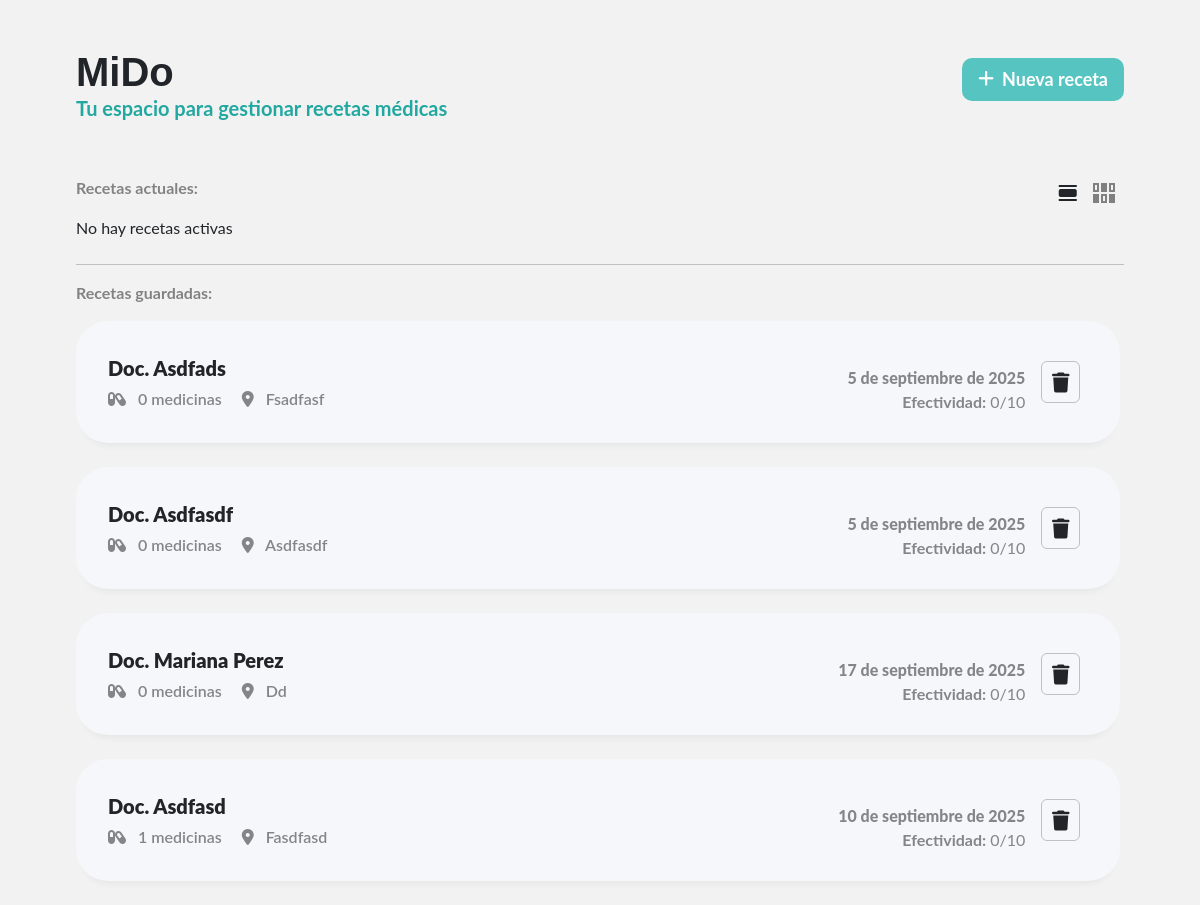
The page / on the database its author committed.
### miApp/models.py (models this page shows, shortened)
class Receta(models.Model):
    doc = models.CharField(max_length=255)
    fecha = models.DateField()
    efectividad = models.IntegerField(default=0)
    activo = models.BooleanField(default=False)
    lugar = models.CharField(max_length=100, null=True , blank=True)
    def cantidad_medicinas(self):
        return self.medicamentos.count()

### miApp/views.py (the view)
# urls.py: path('', views.index),
def index(request):
    if request.method == 'POST':
        Receta.objects.create(
            doc = request.POST.get('doc'),
            fecha = request.POST.get('fecha'),
            lugar = request.POST.get('lugar')
        )
    activos =  Receta.objects.filter(activo=True)
    lista = Receta.objects.filter(activo=False).order_by('-id')
    return render(request, "home.html",{'lista': lista, 'activos': activos})

### miApp/templates/home.html (shortened to what this page needs)
{% load static %}
<!DOCTYPE html>
<html lang="en">
<head>
    <link href="https://cdn.jsdelivr.net/npm/bootstrap@5.3.8/dist/css/bootstrap.min.css" rel="stylesheet">
    <link rel="stylesheet" href="https://cdnjs.cloudflare.com/ajax/libs/font-awesome/6.7.2/css/all.min.css">
    <link rel="stylesheet" href="{% static 'css/root.css' %}">
    <link rel="stylesheet" href="{% static 'css/home.css' %}">
    <link rel="stylesheet" href="{% static 'css/modalAgregar.css' %}">
</head>
<body>
    <div class="container container-fluid w-50 mt-5">
        <div class="top">
            <div class="texto">
            <h1>MiDo</h1>
            <h5>Tu espacio para gestionar recetas médicas</h5>
            </div>
            <button data-bs-toggle="modal" data-bs-target="#exampleModal" id="agregar" class="scl2 ">
                <i class="fa-solid fa-plus"></i>
                Nueva receta
            </button>
        </div>
        <div class="list" id="list">
            <div class="contenedor contenedor-grid">
                <p class="clasif"><b>Recetas actuales:</b></p>
                <div class="view">
                    <span class="material-symbols-outlined me-2" id="pilas">
                    </span>
                    <span class="no-select material-symbols-outlined" id="grid">
                    </span>
                </div>
            </div>
            <div class="recetas">
            {% if activos %}
            {% for receta in activos %}
           <div class="receta mt-3" data-id="{{ receta.id }}">
                <div class="receta-info1">
                    <div class="receta-doc">
                         {%  if  receta.doc|default_if_none:"" %}
                         Doc. {{ receta.doc|title }}
                        {% else %}
                        Doctor no asignado
                        {% endif %}
                    </div>
                    <div class="receta-cantidadMedicina">
                        <i class="fa-solid fa-capsules"></i>
                        <span class="span-med">{{receta.cantidad_medicinas}} medicinas</span>
                        <i class="fa-solid fa-location-dot ms-3"></i>
                        <span class="span-lugar">
                        {%  if  receta.lugar|default_if_none:"" %}
                        {{ receta.lugar|title }}
                        {% else %}
                        Lugar no asignado
                        </span>
                        {% endif %}
                    </div>
                </div>
                <div class="receta-info2">
                    <div class="detalles">
                        <p class="fecha m-0 mt-3">{{  receta.fecha|date:"j \\d\\e F \\d\\e Y"  }}</p>
                        <p class="efectividad"><b>Efectividad:</b> {{ receta.efectividad }}/10</p>
                    </div>
                    <div class="accion">
                        <button class="btn eliminar scl" onclick="event.stopPropagation(); document.getElementById('eliminarReceta-{{ receta.id }}').submit()"><i class="fa-solid fa-trash"></i></button>
                        <form
                        id="eliminarReceta-{{ receta.id }}"
                        action="eliminarReceta/"
                        method="POST">
                            {% csrf_token %}
                            <input type="hidden" name="deleteID" value="{{ receta.id }}">
                    </form>
                    </div>
                </div>
            </div>
            {% endfor %}
            {% else %}
                <p>No hay recetas activas</p>
            {% endif %}
            </div>
            <hr class="mt-4 mb-3">
            {% if lista %}
            <p class="clasif"><b>Recetas guardadas:</b></p>
            <div class="recetas">
            {% for receta in lista %}
            <div class="receta mt-3" data-id="{{ receta.id }}">
                <div class="receta-info1">
                    <div class="receta-doc">
                         {%  if  receta.doc|default_if_none:"" %}
                         Doc. {{ receta.doc|title }}
                        {% else %}
                        Doctor no asignado
                        {% endif %}
                    </div>
                    <div class="receta-cantidadMedicina">
                        <i class="fa-solid fa-capsules"></i>
                        <span class="span-med">{{receta.cantidad_medicinas}} medicinas</span>
                        <i class="fa-solid fa-location-dot ms-3"></i>
                        <span class="span-lugar">
                        {%  if  receta.lugar|default_if_none:"" %}
                        {{ receta.lugar|title }}
                        {% else %}
                        Lugar no asignado
                        </span>
                        {% endif %}
                    </div>
                </div>
                <div class="receta-info2">
                    <div class="detalles">
                        <p class="fecha m-0 mt-3">{{  receta.fecha|date:"j \\d\\e F \\d\\e Y"  }}</p>
                        <p class="efectividad"><b>Efectividad:</b> {{ receta.efectividad }}/10</p>
                    </div>
                    <div class="accion">
                        <button class="btn eliminar scl" onclick="event.stopPropagation(); document.getElementById('eliminarReceta-{{ receta.id }}').submit()"><i class="fa-solid fa-trash"></i></button>
                    </div>
                </div>
            </div>
            {% endfor %}
            {% else%}
              {% if not activos and not lista %}
                {% include 'sinRecetas.html' %}
              {% endif %}
            {% endif %}
            </div>
        </div>
    </div>
</body>
</html>

### miApp/static/css/root.css (style rules this page uses)
:root { --botones: #56C4C1; --card: #F5F7FA; --borde: #C0C0C0; --opaco: #00000076; --delete: rgb(209, 94, 52); --text: rgb(64, 163, 160); }
body { background-color: #F2F2F2; font-family: 'Lato', sans-serif; }
.scl { transition: 0.3s ease-out; }
.scl2 { transition: 0.3s ease-out; }

### miApp/static/css/home.css (style rules this page uses)
.container { width: 100% !important; padding: 0 1rem; }
.top { display: flex; flex-direction: column; margin-bottom: 2em; position: relative; }
.top .texto h1 { margin-bottom: 0rem; font-size: 40px; font-family: "Merriweather Sans", sans-serif; font-weight: 700; }
.clasif { font-weight: 400; color: var(--opaco) }
.top .texto h5 { font-size: 20px !important; font-weight: 700; color: #22a8a1; text-align: center; margin-top: 20px; }
.top button { position: absolute; background-color: var(--botones) !important; color: white !important; font-weight: 700 !important; font-size: 16px; border: none; border-radius: 10px; padding: 0.5rem 1rem; display: flex; align-items: center; gap: 0.5rem; right: 0; top: 5px; }
.recetas { width: 90vw !important; }
.receta { background-color: var(--card); box-shadow: rgba(33, 35, 38, 0.1) 0px 10px 10px -10px; border-radius: 1.5rem; padding: 1.5rem; margin-bottom: 1rem; transition: .3s ease-in-out; position: relative; }
.receta-doc { font-size: 18px; font-weight: 900; text-transform: capitalize !important; margin-bottom: 0.5rem; }
.receta .receta-cantidadMedicina { font-weight: 600; color: #00000076; margin-bottom: 1rem; }
.receta .receta-cantidadMedicina i { margin-right: 0.5rem; }
.receta .receta-info2 { display: flex; justify-content: space-between; align-items: flex-end; border-top: 1px solid var(--borde); padding-top: 0.5rem; }
.receta .receta-info2 .detalles { margin-right: 0; }
.receta .receta-info2 .detalles .fecha { margin: 0; font-size: 14px; font-weight: 800; color: var(--opaco); }
.receta .receta-info2 .detalles .efectividad { color: var(--opaco); font-size: 14px; margin: 0.25rem 0 0 0; }
.receta .accion .eliminar { border: 1px solid var(--borde); font-size: 16px; padding: 0.3rem 0.6rem; }
.contenedor { display: flex; position: relative; }
.contenedor .view { position: absolute; right: 0; padding: 5px 8px 0; border-radius: 8px; }
.material-symbols-outlined { cursor: pointer; font-variation-settings: 'FILL' 1, 'wght' 400, 'GRAD' 0, 'opsz' 24 }
.no-select { color: grey; }
@media (min-width: 758px) and (max-width: 1240px) { .container { width: 90% !important; max-width: 90%; margin: 3rem auto 0; } }
@media (min-width: 758px) and (max-width: 1240px) { .top { margin-bottom: 3rem; flex-direction: row; } }
@media (min-width: 758px) and (max-width: 1240px) { .top button { position: absolute; right: 0; font-size: 18px; margin: 0.3rem 0; } }
@media (min-width: 758px) and (max-width: 1240px) { .top .texto h5 { margin-top: 0px; } }
@media (min-width: 758px) and (max-width: 1240px) { .recetas { width: 87vw !important; } }
@media (min-width: 758px) and (max-width: 1240px) { .receta { border-radius: 2rem; padding: 2rem ; padding-right: 0 !important; display: flex; align-items: center; margin-bottom: 1.5rem; } }
@media (min-width: 758px) and (max-width: 1240px) { .receta-doc { font-size: 20px; margin-bottom: 0.25rem; } }
@media (min-width: 758px) and (max-width: 1240px) { .receta .receta-cantidadMedicina { margin-bottom: 0; } }
@media (min-width: 758px) and (max-width: 1240px) { .receta .receta-info2 { position: absolute; right: 1.5rem; display: flex; align-items: center; border-top: none; padding-top: 0; margin-right: 1rem; } }
@media (min-width: 758px) and (max-width: 1240px) { .receta .receta-info2 .detalles { margin-right: 1rem; text-align: right; } }
@media (min-width: 758px) and (max-width: 1240px) { .receta .receta-info2 .detalles .fecha { font-size: inherit; margin-top: 0.75rem; } }
@media (min-width: 758px) and (max-width: 1240px) { .receta .receta-info2 .detalles .efectividad { font-size: inherit; margin: 0; } }
@media (min-width: 758px) and (max-width: 1240px) { .receta .accion .eliminar { font-size: 20px; padding: 0.3rem 0.6rem; } }

### rows shown on the page
Receta: doc "Asdfads", cantidad_medicinas "0", lugar "Fsadfasf", fecha "5 de septiembre de 2025", efectividad "0"
Receta: doc "Asdfasdf", cantidad_medicinas "0", lugar "Asdfasdf", fecha "5 de septiembre de 2025", efectividad "0"
Receta: doc "Mariana Perez", cantidad_medicinas "0", lugar "Dd", fecha "17 de septiembre de 2025", efectividad "0"
Receta: doc "Asdfasd", cantidad_medicinas "1", lugar "Fasdfasd", fecha "10 de septiembre de 2025", efectividad "0"
